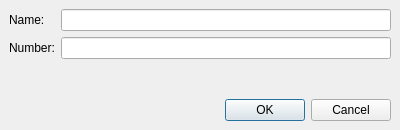
<ui version="4.0" >
 <comment>
   Copyright (c) 2006-2007, Johan Thelin
   
   All rights reserved.
   
   Redistribution and use in source and binary forms, with or without modification, 
   are permitted provided that the following conditions are met:
   
       * Redistributions of source code must retain the above copyright notice, 
         this list of conditions and the following disclaimer.
       * Redistributions in binary form must reproduce the above copyright notice,  
         this list of conditions and the following disclaimer in the documentation 
         and/or other materials provided with the distribution.
       * Neither the name of APress nor the names of its contributors 
         may be used to endorse or promote products derived from this software 
         without specific prior written permission.
   
   THIS SOFTWARE IS PROVIDED BY THE COPYRIGHT HOLDERS AND CONTRIBUTORS
   "AS IS" AND ANY EXPRESS OR IMPLIED WARRANTIES, INCLUDING, BUT NOT
   LIMITED TO, THE IMPLIED WARRANTIES OF MERCHANTABILITY AND FITNESS FOR
   A PARTICULAR PURPOSE ARE DISCLAIMED. IN NO EVENT SHALL THE COPYRIGHT OWNER OR
   CONTRIBUTORS BE LIABLE FOR ANY DIRECT, INDIRECT, INCIDENTAL, SPECIAL,
   EXEMPLARY, OR CONSEQUENTIAL DAMAGES (INCLUDING, BUT NOT LIMITED TO,
   PROCUREMENT OF SUBSTITUTE GOODS OR SERVICES; LOSS OF USE, DATA, OR
   PROFITS; OR BUSINESS INTERRUPTION) HOWEVER CAUSED AND ON ANY THEORY OF
   LIABILITY, WHETHER IN CONTRACT, STRICT LIABILITY, OR TORT (INCLUDING
   NEGLIGENCE OR OTHERWISE) ARISING IN ANY WAY OUT OF THE USE OF THIS
   SOFTWARE, EVEN IF ADVISED OF THE POSSIBILITY OF SUCH DAMAGE.
 </comment>
 <class>EditDialog</class>
 <widget class="QDialog" name="EditDialog" >
  <property name="geometry" >
   <rect>
    <x>0</x>
    <y>0</y>
    <width>400</width>
    <height>130</height>
   </rect>
  </property>
  <property name="windowTitle" >
   <string>Phone Book Entry</string>
  </property>
  <layout class="QVBoxLayout" >
   <property name="margin" >
    <number>9</number>
   </property>
   <property name="spacing" >
    <number>6</number>
   </property>
   <item>
    <layout class="QGridLayout" >
     <property name="margin" >
      <number>0</number>
     </property>
     <property name="spacing" >
      <number>6</number>
     </property>
     <item row="1" column="1" >
      <widget class="QLineEdit" name="numberEdit" />
     </item>
     <item row="0" column="1" >
      <widget class="QLineEdit" name="nameEdit" />
     </item>
     <item row="0" column="0" >
      <widget class="QLabel" name="label" >
       <property name="text" >
        <string>Name:</string>
       </property>
      </widget>
     </item>
     <item row="1" column="0" >
      <widget class="QLabel" name="label_2" >
       <property name="text" >
        <string>Number:</string>
       </property>
      </widget>
     </item>
    </layout>
   </item>
   <item>
    <spacer>
     <property name="orientation" >
      <enum>Qt::Vertical</enum>
     </property>
     <property name="sizeHint" >
      <size>
       <width>20</width>
       <height>40</height>
      </size>
     </property>
    </spacer>
   </item>
   <item>
    <widget class="QDialogButtonBox" name="buttonBox" >
     <property name="orientation" >
      <enum>Qt::Horizontal</enum>
     </property>
     <property name="standardButtons" >
      <set>QDialogButtonBox::Cancel|QDialogButtonBox::NoButton|QDialogButtonBox::Ok</set>
     </property>
    </widget>
   </item>
  </layout>
 </widget>
 <tabstops>
  <tabstop>nameEdit</tabstop>
  <tabstop>numberEdit</tabstop>
 </tabstops>
 <resources/>
 <connections>
  <connection>
   <sender>buttonBox</sender>
   <signal>accepted()</signal>
   <receiver>EditDialog</receiver>
   <slot>accept()</slot>
   <hints>
    <hint type="sourcelabel" >
     <x>248</x>
     <y>254</y>
    </hint>
    <hint type="destinationlabel" >
     <x>157</x>
     <y>274</y>
    </hint>
   </hints>
  </connection>
  <connection>
   <sender>buttonBox</sender>
   <signal>rejected()</signal>
   <receiver>EditDialog</receiver>
   <slot>reject()</slot>
   <hints>
    <hint type="sourcelabel" >
     <x>316</x>
     <y>260</y>
    </hint>
    <hint type="destinationlabel" >
     <x>286</x>
     <y>274</y>
    </hint>
   </hints>
  </connection>
 </connections>
</ui>
